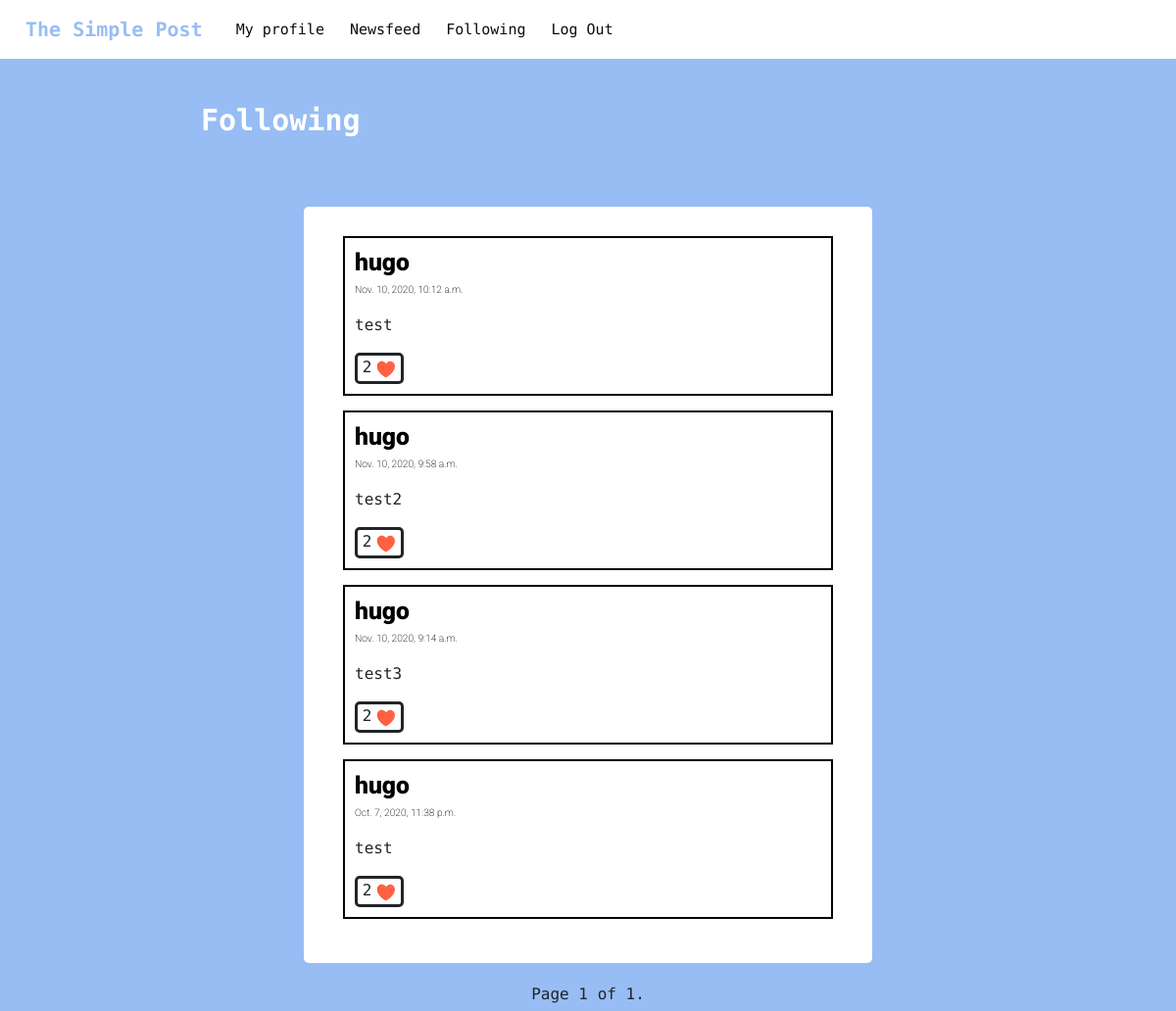
The page /following/ (signed in) on the database its author committed.
### network/models.py (models this page shows)
class Post(models.Model):
	author = models.ForeignKey(User, on_delete=models.CASCADE, related_name= "author")
	content = models.CharField(max_length=255)
	date = models.DateTimeField()
	likes_num = models.SmallIntegerField(default=0)

class User(AbstractUser):
	followers_num = models.SmallIntegerField(default=0)
	following_num = models.SmallIntegerField(default=0)

### network/views.py (the view)
# urls.py: path("following/", views.following, name="following"),
def following(request):
    following_user_list = Follow.objects.filter(follower = request.user.id)
    list_following = []
    for follow_user in following_user_list :
        list_following.append(follow_user.followed.id)
    list_following = list(map(int, list_following))
    posts_list = Post.objects.filter(author__in = list_following).order_by("date").reverse()
    paginator = Paginator(posts_list, 10)
    page = request.GET.get('page')
    post = paginator.get_page(page)
    likes_of_user = Like.objects.filter(user_who_liked=request.user).values_list('liked_post__id', flat=True)
    return render(request, "network/following.html", {"post":post, "likes_of_user":likes_of_user})

### network/templates/network/following.html (shortened to what this page needs)
{% extends "network/layout.html" %}
{% block body %}
<div class="row" style="margin-top: 15px; font-weight: 900; font-size: 30px; color:white">
	<div class="col-2"></div>
	<div class="col-10">
		<p>Following</p>
	</div>
	</div>
</div>
<div class="newsfeed_section d-flex justify-content-center" style="margin-top: 50px;">
	<div id="newsfeed_view" class="newsfeed_view">
		{% for post in post %}
		<div class="row">
			<div class="col-12 d-flex justify-content-center">
				<div class="postbox">
					{% if user.is_authenticated %}
						<a style="color: black" href='/profile/{{post.author.id}}'><h1 class="author postbox_username">{{post.author}}</h1></a>
					{% else %}
						<h1 class="author postbox_username">{{post.author}}</h1>
					{% endif %}
					<p class="date postbox_date">{{post.date}}</p>
					<p class="content_{{post.id}} postbox_content">{{post.content}}</p>
		    		<div class="like_box">
		    		<div id="like_counter_{{post.id}}" class="like_counter">{{post.likes_num}}</div>
		    		{% if user.is_authenticated %}
			    		{% if post.id in likes_of_user %}
				    		<button class="like_button button_like" data-id="{{post.id}}"></button>
				    	{% endif %}
		    		{% endif %}
		    		</div>
		    	</div>
	    	</div>
	    </div>
		{% endfor %}
	</div>
</div>
<div class="pagination_box" style="margin-top: 20px;">
	<div class="row">
		<div class="col-12 d-flex justify-content-center">
			<div class="pagination">
		        Page {{ post.number }} of {{ post.paginator.num_pages }}.
			</div>
		</div>
	</div>
</div>
{% endblock %}

### network/static/network/styles.css (style rules this page uses)
* { font-family: 'Encode Sans', sans-serif; }
body { background-color: #98BDF4; }
.newsfeed_view { padding-top: 15px; padding-bottom: 45px; width: 580px; height: auto; border-radius: 5px; background-color: white; }
.postbox { width: 500px; height: auto; background: #FFFFFF; border: 2px solid #000000; box-sizing: border-box; margin-top: 15px; padding: 10px; }
.postbox_username { max-width: 250px; max-height: 43px; text-align: start; font-family: Roboto; font-style: normal; font-weight: 900; font-size: 24.7037px; line-height: 29px; }
.postbox_date { max-width: 250px; height: 14px; font-family: Roboto; font-style: normal; font-weight: 200; font-size: 10.2222px; line-height: 12px; color: #000000; }
.postbox_content { width: 490px; }
.button_like { border:none; background-color:transparent; outline:none; padding-bottom: 1px; }
.like_box { max-width:50px; display: flex; flex-wrap: nowrap; border:solid; justify-content: center; text-align: center; border-radius: 5px; }
.like_counter { width: 25px; padding-left: 5px; }

### rows shown on the page
Post: author "hugo", date "Nov. 10, 2020, 10:12 a.m.", content "test", likes_num "2"
Post: author "hugo", date "Nov. 10, 2020, 9:58 a.m.", content "test2", likes_num "2"
Post: author "hugo", date "Nov. 10, 2020, 9:14 a.m.", content "test3", likes_num "2"
Post: author "hugo", date "Oct. 7, 2020, 11:38 p.m.", content "test", likes_num "2"

### other values the page prints
{{ post.number }} "1"
{{ post.paginator.num_pages }} "1"
